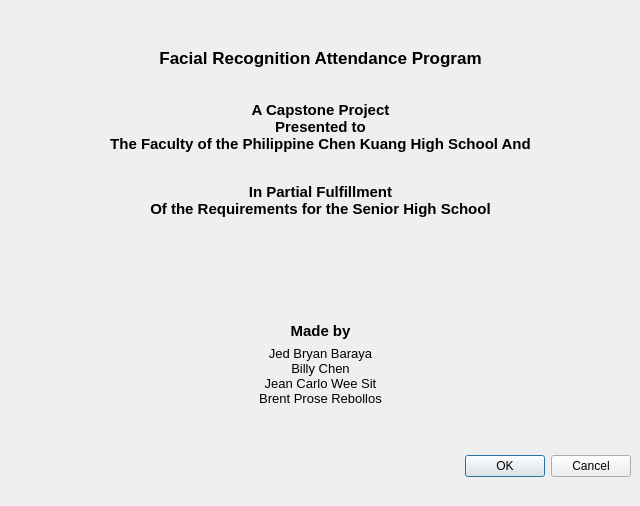
<?xml version="1.0" encoding="UTF-8"?>
<ui version="4.0">
 <class>Dialog</class>
 <widget class="QDialog" name="Dialog">
  <property name="geometry">
   <rect>
    <x>0</x>
    <y>0</y>
    <width>640</width>
    <height>506</height>
   </rect>
  </property>
  <property name="windowTitle">
   <string>About The Program</string>
  </property>
  <widget class="QDialogButtonBox" name="buttonBox">
   <property name="geometry">
    <rect>
     <x>10</x>
     <y>450</y>
     <width>621</width>
     <height>32</height>
    </rect>
   </property>
   <property name="orientation">
    <enum>Qt::Horizontal</enum>
   </property>
   <property name="standardButtons">
    <set>QDialogButtonBox::Cancel|QDialogButtonBox::Ok</set>
   </property>
  </widget>
  <widget class="QWidget" name="verticalLayoutWidget">
   <property name="geometry">
    <rect>
     <x>10</x>
     <y>20</y>
     <width>621</width>
     <height>401</height>
    </rect>
   </property>
   <layout class="QVBoxLayout" name="verticalLayout">
    <item>
     <widget class="QLabel" name="label">
      <property name="font">
       <font>
        <pointsize>13</pointsize>
        <weight>75</weight>
        <bold>true</bold>
       </font>
      </property>
      <property name="text">
       <string>Facial Recognition Attendance Program</string>
      </property>
      <property name="alignment">
       <set>Qt::AlignCenter</set>
      </property>
     </widget>
    </item>
    <item>
     <widget class="QLabel" name="label_2">
      <property name="font">
       <font>
        <pointsize>11</pointsize>
        <weight>75</weight>
        <bold>true</bold>
       </font>
      </property>
      <property name="lineWidth">
       <number>1</number>
      </property>
      <property name="text">
       <string>A Capstone Project
Presented to
The Faculty of the Philippine Chen Kuang High School And
</string>
      </property>
      <property name="alignment">
       <set>Qt::AlignHCenter|Qt::AlignTop</set>
      </property>
     </widget>
    </item>
    <item>
     <widget class="QLabel" name="label_3">
      <property name="font">
       <font>
        <pointsize>11</pointsize>
        <weight>75</weight>
        <bold>true</bold>
       </font>
      </property>
      <property name="text">
       <string>In Partial Fulfillment
Of the Requirements for the Senior High School
</string>
      </property>
      <property name="alignment">
       <set>Qt::AlignHCenter|Qt::AlignTop</set>
      </property>
     </widget>
    </item>
    <item>
     <widget class="QLabel" name="label_5">
      <property name="font">
       <font>
        <pointsize>11</pointsize>
        <weight>75</weight>
        <bold>true</bold>
       </font>
      </property>
      <property name="text">
       <string>Made by</string>
      </property>
      <property name="alignment">
       <set>Qt::AlignBottom|Qt::AlignHCenter</set>
      </property>
     </widget>
    </item>
    <item>
     <widget class="QLabel" name="label_4">
      <property name="font">
       <font>
        <pointsize>10</pointsize>
        <weight>50</weight>
        <bold>false</bold>
       </font>
      </property>
      <property name="text">
       <string>Jed Bryan Baraya
Billy Chen
Jean Carlo Wee Sit
Brent Prose Rebollos
</string>
      </property>
      <property name="alignment">
       <set>Qt::AlignCenter</set>
      </property>
     </widget>
    </item>
   </layout>
  </widget>
 </widget>
 <resources/>
 <connections>
  <connection>
   <sender>buttonBox</sender>
   <signal>accepted()</signal>
   <receiver>Dialog</receiver>
   <slot>accept()</slot>
   <hints>
    <hint type="sourcelabel">
     <x>248</x>
     <y>254</y>
    </hint>
    <hint type="destinationlabel">
     <x>157</x>
     <y>274</y>
    </hint>
   </hints>
  </connection>
  <connection>
   <sender>buttonBox</sender>
   <signal>rejected()</signal>
   <receiver>Dialog</receiver>
   <slot>reject()</slot>
   <hints>
    <hint type="sourcelabel">
     <x>316</x>
     <y>260</y>
    </hint>
    <hint type="destinationlabel">
     <x>286</x>
     <y>274</y>
    </hint>
   </hints>
  </connection>
 </connections>
</ui>
